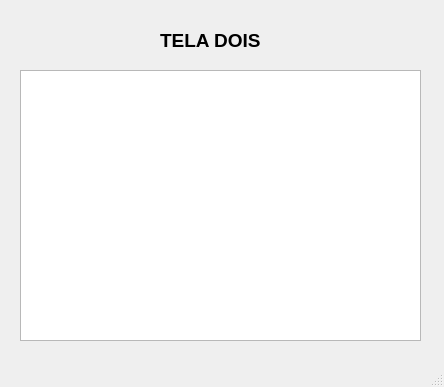
<?xml version="1.0" encoding="UTF-8"?>
<ui version="4.0">
 <class>MainWindow</class>
 <widget class="QMainWindow" name="MainWindow">
  <property name="geometry">
   <rect>
    <x>0</x>
    <y>0</y>
    <width>444</width>
    <height>387</height>
   </rect>
  </property>
  <property name="windowTitle">
   <string>MainWindow</string>
  </property>
  <widget class="QWidget" name="centralwidget">
   <widget class="QLabel" name="label_3">
    <property name="geometry">
     <rect>
      <x>160</x>
      <y>30</y>
      <width>121</width>
      <height>21</height>
     </rect>
    </property>
    <property name="font">
     <font>
      <family>Tahoma</family>
      <pointsize>14</pointsize>
      <weight>75</weight>
      <bold>true</bold>
     </font>
    </property>
    <property name="text">
     <string>TELA DOIS</string>
    </property>
   </widget>
   <widget class="QTableWidget" name="tableWidget">
    <property name="geometry">
     <rect>
      <x>20</x>
      <y>70</y>
      <width>401</width>
      <height>271</height>
     </rect>
    </property>
   </widget>
  </widget>
  <widget class="QMenuBar" name="menubar">
   <property name="geometry">
    <rect>
     <x>0</x>
     <y>0</y>
     <width>444</width>
     <height>21</height>
    </rect>
   </property>
  </widget>
  <widget class="QStatusBar" name="statusbar"/>
 </widget>
 <resources/>
 <connections/>
</ui>
